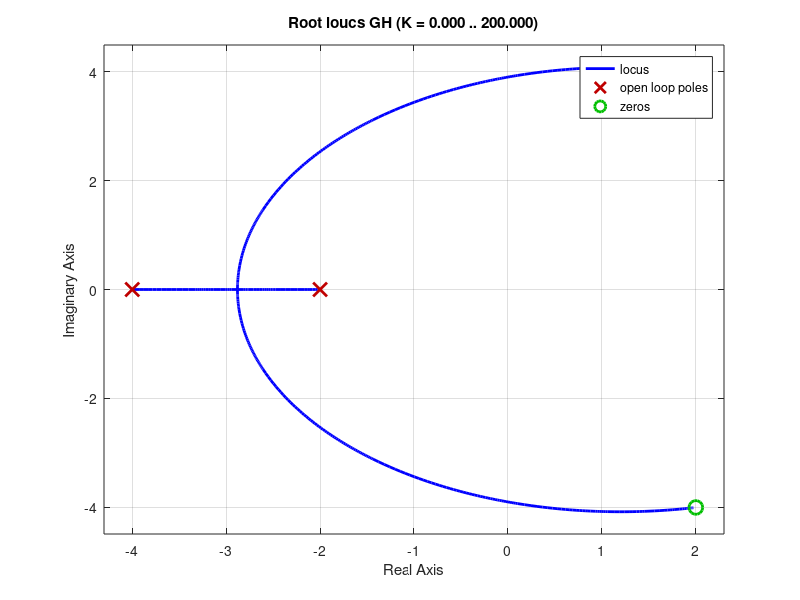

Write MATLAB code to recreate this figure. (Note: this script raises an error after producing the figure.)
%% 
'(ch8p1) Example 8.7'       % Display label.
clf                         % Clear graph on screen.
numgh = [1 -4 20];          % Define numerator of G(s)H(s).
dengh = poly([-2 -4]);      % Define denominator of G(s)H(s).
'G(s)H(s)'                  % Display label.
GH = tf(numgh, dengh)       % Create G(s)H(s) and display.
rlocus(GH)                  % Draw root locus.
z = 0.2:0.05:0.5;           % Define damping ratio values: 0.2
                            % to 0.5 in steps of 0.05.
wn = 0:1:10;                % Define natural frequency values:
                            % 0 to 10 in steps of 1.
sgrid(z, wn)                % Generate damping ratio and
                            % natural frequency grid lines for
                            % root locus.
title('Root Locus')         % Define title for root locus.
pause
rlocus(GH)                  % Draw close-up root locus.
axis([-3 1 -4 4])           % Define range on axes for root
                            % locus close-up view.
title('Close-up')           % Define title for close-up root
                            % locus.
z = 0.45;                   % Define damping ratio line for
                            % overlay on close-up root locus.
wn = 0;                     % Suppress natural frequency
                            % overlay curves.
sgrid(z, wn)                % Overlay damping ratio curve on
                            % close-up root locus.
for k = 1:3                 % Loop allows 3 points to be
                            % selected as per Example 8.7,
                            % (z=0.45, jw crossing, breakaway).
    [K, p] = rlocfind(GH)   % Generate gain, K, and closed-loop
                            % poles, p, for point selected
                            % interactively on the root locus.
end                         % End loop.
pause

%% 
'(ch8p2) Example 8.8'       % Display label.
clear                       % Clear variables from workspace.
clf                         % Clear graph on screen.
numg = [1 1.5];             % Define numerator of G(s).
deng = poly([0 -1 -10]);    % Define denominator of G(s).
'G(s)'                      % Display label.
G = tf(numg, deng)          % Create and display G(s).
rlocus(G)                   % Draw root locus (H(s)=1).
title('Original Root Locus') % Add title.
pause
K = 0.005;                  % Specify range of gain to smooth
                            % root locus.
rlocus(G, K)                % Draw smoothed root locus
                            % (H(s)=1).
title('Smoothed Root Locus') % Add title.
pos = input('Type %OS ');   % Input desired percent overshoot
                            % from the keyboard.
z = -log(pos/100)/sqrt(pi^2 + [log(pos/100)]^2)
                            % Calculate damping ratio.
sgrid(z, 0)                 % Overlay desired damping ratio
                            % line on root locus.
title(['Root Locus with ', num2str(pos), '% overshoot line'])
                            % Define title for root locus
                            % showing percent overshoot used.
[K, p] = rlocfind(G)        % Generate gain, K, and closed-
                            % loop poles, p, for point selected
                            % interactively on the root locus.
pause
'T(s)'                      % Display label
T = feedback(K*G, 1)        % Find closed-loop transfer
                            % function with selected K and display.
step(T)                     % Generate closed-loop step
                            % response for point selected on
                            % root locus.
title(['Step Response for K=', num2str(K)])
                            % Give step response a title which
                            % includes the value of K.
pause
